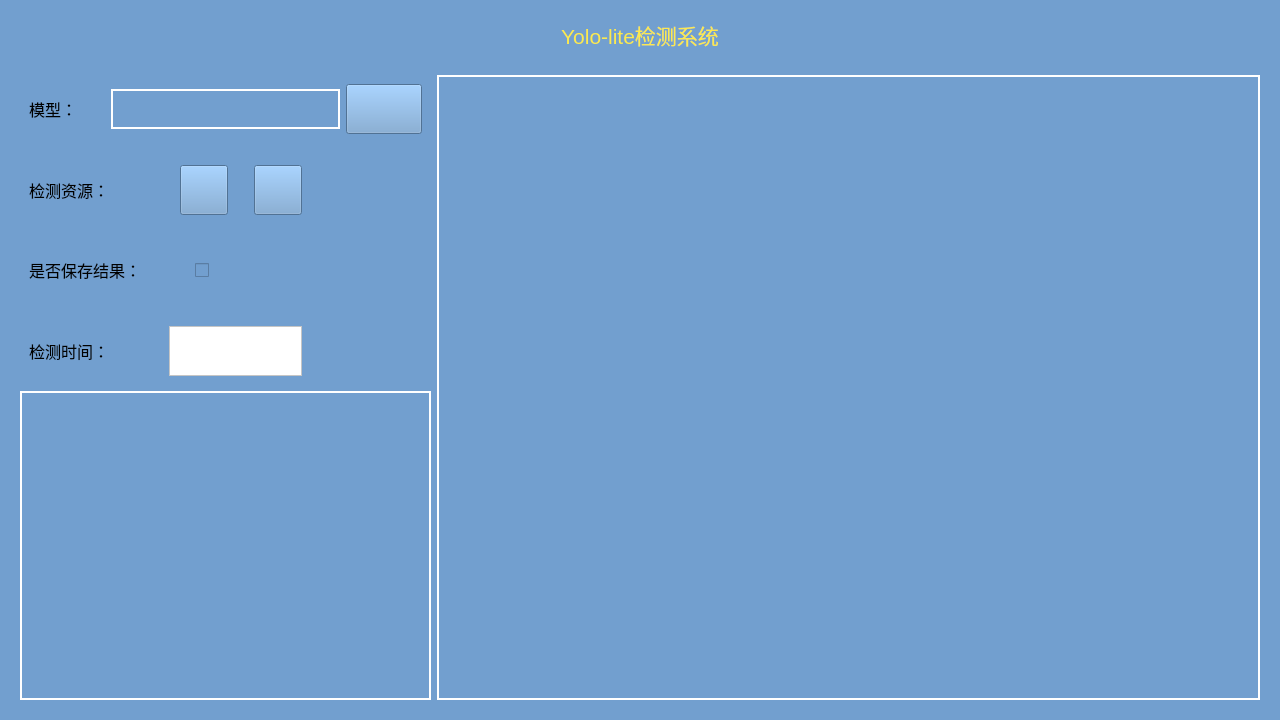
<?xml version="1.0" encoding="UTF-8"?>
<ui version="4.0">
 <class>MainWidget</class>
 <widget class="QWidget" name="MainWidget">
  <property name="geometry">
   <rect>
    <x>0</x>
    <y>0</y>
    <width>1280</width>
    <height>720</height>
   </rect>
  </property>
  <property name="minimumSize">
   <size>
    <width>1020</width>
    <height>620</height>
   </size>
  </property>
  <property name="maximumSize">
   <size>
    <width>1111111</width>
    <height>1111111</height>
   </size>
  </property>
  <property name="windowTitle">
   <string>Form</string>
  </property>
  <property name="layoutDirection">
   <enum>Qt::LeftToRight</enum>
  </property>
  <property name="styleSheet">
   <string notr="true">background-color: rgb(114, 159, 207);</string>
  </property>
  <layout class="QGridLayout" name="gridLayout" rowstretch="1,13">
   <item row="0" column="0">
    <widget class="QLabel" name="label">
     <property name="text">
      <string>&lt;html&gt;&lt;head/&gt;&lt;body&gt;&lt;p&gt;&lt;span style=&quot; font-size:16pt; color:#fce94f;&quot;&gt;Yolo-lite检测系统&lt;/span&gt;&lt;/p&gt;&lt;/body&gt;&lt;/html&gt;</string>
     </property>
     <property name="alignment">
      <set>Qt::AlignCenter</set>
     </property>
    </widget>
   </item>
   <item row="1" column="0">
    <widget class="QWidget" name="widget" native="true">
     <property name="enabled">
      <bool>true</bool>
     </property>
     <property name="layoutDirection">
      <enum>Qt::LeftToRight</enum>
     </property>
     <layout class="QGridLayout" name="gridLayout_2">
      <item row="0" column="0">
       <layout class="QHBoxLayout" name="horizontalLayout" stretch="1,2">
        <item>
         <layout class="QVBoxLayout" name="verticalLayout">
          <item>
           <widget class="QWidget" name="widget_2" native="true">
            <property name="sizePolicy">
             <sizepolicy hsizetype="Ignored" vsizetype="Ignored">
              <horstretch>0</horstretch>
              <verstretch>0</verstretch>
             </sizepolicy>
            </property>
            <layout class="QGridLayout" name="gridLayout_3">
             <item row="0" column="0">
              <layout class="QVBoxLayout" name="verticalLayout_2">
               <item>
                <layout class="QHBoxLayout" name="horizontalLayout_2" stretch="1,3,1">
                 <item>
                  <widget class="QLabel" name="label_2">
                   <property name="sizePolicy">
                    <sizepolicy hsizetype="Ignored" vsizetype="Ignored">
                     <horstretch>0</horstretch>
                     <verstretch>0</verstretch>
                    </sizepolicy>
                   </property>
                   <property name="minimumSize">
                    <size>
                     <width>48</width>
                     <height>24</height>
                    </size>
                   </property>
                   <property name="text">
                    <string>&lt;html&gt;&lt;head/&gt;&lt;body&gt;&lt;p&gt;&lt;span style=&quot; font-size:12pt;&quot;&gt;模型：&lt;/span&gt;&lt;/p&gt;&lt;/body&gt;&lt;/html&gt;</string>
                   </property>
                  </widget>
                 </item>
                 <item>
                  <widget class="QTextEdit" name="fileName_tet">
                   <property name="sizePolicy">
                    <sizepolicy hsizetype="Ignored" vsizetype="Ignored">
                     <horstretch>0</horstretch>
                     <verstretch>0</verstretch>
                    </sizepolicy>
                   </property>
                   <property name="minimumSize">
                    <size>
                     <width>189</width>
                     <height>32</height>
                    </size>
                   </property>
                   <property name="maximumSize">
                    <size>
                     <width>16777215</width>
                     <height>40</height>
                    </size>
                   </property>
                   <property name="styleSheet">
                    <string notr="true">border-width: 2px;
border-style: solid;
border-color: rgb(255,255,255);</string>
                   </property>
                  </widget>
                 </item>
                 <item>
                  <widget class="QPushButton" name="pbn_load_model">
                   <property name="sizePolicy">
                    <sizepolicy hsizetype="Ignored" vsizetype="Ignored">
                     <horstretch>0</horstretch>
                     <verstretch>0</verstretch>
                    </sizepolicy>
                   </property>
                   <property name="minimumSize">
                    <size>
                     <width>44</width>
                     <height>33</height>
                    </size>
                   </property>
                   <property name="text">
                    <string/>
                   </property>
                   <property name="icon">
                    <iconset resource="res.qrc">
                     <normaloff>:/icon/文件夹.png</normaloff>:/icon/文件夹.png</iconset>
                   </property>
                   <property name="iconSize">
                    <size>
                     <width>32</width>
                     <height>32</height>
                    </size>
                   </property>
                  </widget>
                 </item>
                </layout>
               </item>
               <item>
                <spacer name="verticalSpacer">
                 <property name="orientation">
                  <enum>Qt::Vertical</enum>
                 </property>
                 <property name="sizeType">
                  <enum>QSizePolicy::Fixed</enum>
                 </property>
                 <property name="sizeHint" stdset="0">
                  <size>
                   <width>20</width>
                   <height>25</height>
                  </size>
                 </property>
                </spacer>
               </item>
               <item>
                <layout class="QHBoxLayout" name="horizontalLayout_3" stretch="3,1,0,1,0">
                 <property name="sizeConstraint">
                  <enum>QLayout::SetFixedSize</enum>
                 </property>
                 <item>
                  <widget class="QLabel" name="label_3">
                   <property name="sizePolicy">
                    <sizepolicy hsizetype="Ignored" vsizetype="Ignored">
                     <horstretch>0</horstretch>
                     <verstretch>0</verstretch>
                    </sizepolicy>
                   </property>
                   <property name="text">
                    <string>&lt;html&gt;&lt;head/&gt;&lt;body&gt;&lt;p&gt;&lt;span style=&quot; font-size:12pt;&quot;&gt;检测资源：&lt;/span&gt;&lt;/p&gt;&lt;/body&gt;&lt;/html&gt;</string>
                   </property>
                  </widget>
                 </item>
                 <item>
                  <widget class="QPushButton" name="openfile">
                   <property name="sizePolicy">
                    <sizepolicy hsizetype="Ignored" vsizetype="Ignored">
                     <horstretch>0</horstretch>
                     <verstretch>0</verstretch>
                    </sizepolicy>
                   </property>
                   <property name="minimumSize">
                    <size>
                     <width>31</width>
                     <height>31</height>
                    </size>
                   </property>
                   <property name="styleSheet">
                    <string notr="true">background-color: rgb(114, 159, 207);</string>
                   </property>
                   <property name="text">
                    <string/>
                   </property>
                   <property name="icon">
                    <iconset resource="res.qrc">
                     <normaloff>:/icon/图片.png</normaloff>:/icon/图片.png</iconset>
                   </property>
                   <property name="iconSize">
                    <size>
                     <width>32</width>
                     <height>32</height>
                    </size>
                   </property>
                  </widget>
                 </item>
                 <item>
                  <spacer name="horizontalSpacer_4">
                   <property name="orientation">
                    <enum>Qt::Horizontal</enum>
                   </property>
                   <property name="sizeHint" stdset="0">
                    <size>
                     <width>20</width>
                     <height>20</height>
                    </size>
                   </property>
                  </spacer>
                 </item>
                 <item>
                  <widget class="QPushButton" name="pbn_start_grab">
                   <property name="sizePolicy">
                    <sizepolicy hsizetype="Ignored" vsizetype="Ignored">
                     <horstretch>0</horstretch>
                     <verstretch>0</verstretch>
                    </sizepolicy>
                   </property>
                   <property name="minimumSize">
                    <size>
                     <width>31</width>
                     <height>31</height>
                    </size>
                   </property>
                   <property name="text">
                    <string/>
                   </property>
                   <property name="icon">
                    <iconset resource="res.qrc">
                     <normaloff>:/icon/摄像头_实体.png</normaloff>:/icon/摄像头_实体.png</iconset>
                   </property>
                   <property name="iconSize">
                    <size>
                     <width>30</width>
                     <height>30</height>
                    </size>
                   </property>
                  </widget>
                 </item>
                 <item>
                  <spacer name="horizontalSpacer_3">
                   <property name="orientation">
                    <enum>Qt::Horizontal</enum>
                   </property>
                   <property name="sizeHint" stdset="0">
                    <size>
                     <width>120</width>
                     <height>20</height>
                    </size>
                   </property>
                  </spacer>
                 </item>
                </layout>
               </item>
               <item>
                <spacer name="verticalSpacer_3">
                 <property name="orientation">
                  <enum>Qt::Vertical</enum>
                 </property>
                 <property name="sizeType">
                  <enum>QSizePolicy::Fixed</enum>
                 </property>
                 <property name="sizeHint" stdset="0">
                  <size>
                   <width>20</width>
                   <height>25</height>
                  </size>
                 </property>
                </spacer>
               </item>
               <item>
                <layout class="QHBoxLayout" name="horizontalLayout_4" stretch="6,1,0">
                 <item>
                  <widget class="QLabel" name="label_4">
                   <property name="sizePolicy">
                    <sizepolicy hsizetype="Ignored" vsizetype="Ignored">
                     <horstretch>0</horstretch>
                     <verstretch>0</verstretch>
                    </sizepolicy>
                   </property>
                   <property name="minimumSize">
                    <size>
                     <width>112</width>
                     <height>24</height>
                    </size>
                   </property>
                   <property name="text">
                    <string>&lt;html&gt;&lt;head/&gt;&lt;body&gt;&lt;p&gt;&lt;span style=&quot; font-size:12pt;&quot;&gt;是否保存结果：&lt;/span&gt;&lt;/p&gt;&lt;/body&gt;&lt;/html&gt;</string>
                   </property>
                  </widget>
                 </item>
                 <item>
                  <widget class="QCheckBox" name="checkBox">
                   <property name="sizePolicy">
                    <sizepolicy hsizetype="Ignored" vsizetype="Ignored">
                     <horstretch>0</horstretch>
                     <verstretch>0</verstretch>
                    </sizepolicy>
                   </property>
                   <property name="minimumSize">
                    <size>
                     <width>16</width>
                     <height>16</height>
                    </size>
                   </property>
                   <property name="layoutDirection">
                    <enum>Qt::LeftToRight</enum>
                   </property>
                   <property name="autoFillBackground">
                    <bool>false</bool>
                   </property>
                   <property name="styleSheet">
                    <string notr="true">background-color: rgb(114, 159, 207);
border-color: rgb(255, 255, 255);</string>
                   </property>
                   <property name="text">
                    <string/>
                   </property>
                   <property name="iconSize">
                    <size>
                     <width>202</width>
                     <height>20</height>
                    </size>
                   </property>
                  </widget>
                 </item>
                 <item>
                  <spacer name="horizontalSpacer">
                   <property name="orientation">
                    <enum>Qt::Horizontal</enum>
                   </property>
                   <property name="sizeHint" stdset="0">
                    <size>
                     <width>200</width>
                     <height>20</height>
                    </size>
                   </property>
                  </spacer>
                 </item>
                </layout>
               </item>
               <item>
                <spacer name="verticalSpacer_4">
                 <property name="orientation">
                  <enum>Qt::Vertical</enum>
                 </property>
                 <property name="sizeType">
                  <enum>QSizePolicy::Fixed</enum>
                 </property>
                 <property name="sizeHint" stdset="0">
                  <size>
                   <width>20</width>
                   <height>25</height>
                  </size>
                 </property>
                </spacer>
               </item>
               <item>
                <layout class="QHBoxLayout" name="horizontalLayout_5" stretch="1,1,1">
                 <item>
                  <widget class="QLabel" name="label_5">
                   <property name="sizePolicy">
                    <sizepolicy hsizetype="Ignored" vsizetype="Ignored">
                     <horstretch>0</horstretch>
                     <verstretch>0</verstretch>
                    </sizepolicy>
                   </property>
                   <property name="minimumSize">
                    <size>
                     <width>81</width>
                     <height>24</height>
                    </size>
                   </property>
                   <property name="text">
                    <string>&lt;html&gt;&lt;head/&gt;&lt;body&gt;&lt;p&gt;&lt;span style=&quot; font-size:12pt;&quot;&gt;检测时间：&lt;/span&gt;&lt;/p&gt;&lt;/body&gt;&lt;/html&gt;</string>
                   </property>
                  </widget>
                 </item>
                 <item>
                  <widget class="QTextEdit" name="time_tet">
                   <property name="sizePolicy">
                    <sizepolicy hsizetype="Ignored" vsizetype="Ignored">
                     <horstretch>0</horstretch>
                     <verstretch>0</verstretch>
                    </sizepolicy>
                   </property>
                   <property name="minimumSize">
                    <size>
                     <width>91</width>
                     <height>21</height>
                    </size>
                   </property>
                   <property name="layoutDirection">
                    <enum>Qt::LeftToRight</enum>
                   </property>
                   <property name="styleSheet">
                    <string notr="true">background-color: rgb(255, 255, 255);</string>
                   </property>
                  </widget>
                 </item>
                 <item>
                  <spacer name="horizontalSpacer_2">
                   <property name="orientation">
                    <enum>Qt::Horizontal</enum>
                   </property>
                   <property name="sizeType">
                    <enum>QSizePolicy::Fixed</enum>
                   </property>
                   <property name="sizeHint" stdset="0">
                    <size>
                     <width>120</width>
                     <height>20</height>
                    </size>
                   </property>
                  </spacer>
                 </item>
                </layout>
               </item>
              </layout>
             </item>
            </layout>
           </widget>
          </item>
          <item>
           <widget class="QTextEdit" name="txt_message">
            <property name="sizePolicy">
             <sizepolicy hsizetype="Ignored" vsizetype="Ignored">
              <horstretch>0</horstretch>
              <verstretch>0</verstretch>
             </sizepolicy>
            </property>
            <property name="styleSheet">
             <string notr="true">border-width: 2px;
border-style: solid;
border-color: rgb(255,255,255);</string>
            </property>
           </widget>
          </item>
         </layout>
        </item>
        <item>
         <widget class="QLabel" name="lbl_res_pic">
          <property name="sizePolicy">
           <sizepolicy hsizetype="Ignored" vsizetype="Ignored">
            <horstretch>0</horstretch>
            <verstretch>0</verstretch>
           </sizepolicy>
          </property>
          <property name="styleSheet">
           <string notr="true">border-width: 2px;
border-style: solid;
border-color: rgb(255,255,255);</string>
          </property>
          <property name="frameShape">
           <enum>QFrame::Box</enum>
          </property>
          <property name="text">
           <string/>
          </property>
          <property name="scaledContents">
           <bool>false</bool>
          </property>
         </widget>
        </item>
       </layout>
      </item>
     </layout>
    </widget>
   </item>
  </layout>
 </widget>
 <resources>
  <include location="res.qrc"/>
 </resources>
 <connections/>
</ui>
